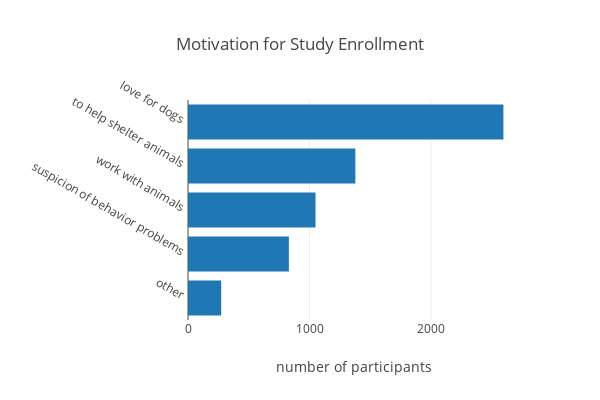

Notebook code cell kept with this figure:
### Markdown cell above
## 2. Reasons for Joining the Study

### Code cell
# Create the necessary dataframe.
query = ('SELECT question_reason_for_part_1, question_reason_for_part_2, '  
         'question_reason_for_part_3, question_reason_for_part_4, '
         'question_reason_for_part_5 FROM users')
df = pd.read_sql_query(query, con)
df.columns = ['love for dogs', 'to help shelter animals', 'suspicion of behavior problems',
              'work with animals', 'other']
for col in df:
    df[col] = pd.to_numeric(df[col])
    
# Create a bar graph to illustrate breakdown of responses.
sums = df.sum()
sums = sums.sort_values(ascending=True)
data = [go.Bar(y=sums.index.values,
               x=sums.values,
               orientation='h')]
layout = go.Layout(title="Motivation for Study Enrollment",
                   xaxis=dict(title='number of participants'),
                   yaxis=dict(title='',
                              automargin=True,
                              tickangle=30,
                              tickprefix=' ',
                              ticksuffix=' '),
                   width=600,
                   height=400)
fig = go.Figure(data=data, layout=layout)
py.iplot(fig)

# NOTE: This does not include a count of users who did not provide a reason.

### Figure 1 — Plotly figure (JSON) as saved in the notebook; plotly's stock layout.template omitted (floating-point values rounded to 4 significant figures)
{"data": [{"orientation": "h", "type": "bar", "x": [273, 830, 1049, 1377, 2595], "y": ["other", "suspicion of behavior problems", "work with animals", "to help shelter animals", "love for dogs"]}], "layout": {"height": 400, "title": "Motivation for Study Enrollment", "width": 600, "xaxis": {"title": "number of participants"}, "yaxis": {"automargin": true, "tickangle": 30, "tickprefix": " ", "ticksuffix": " ", "title": ""}}}
